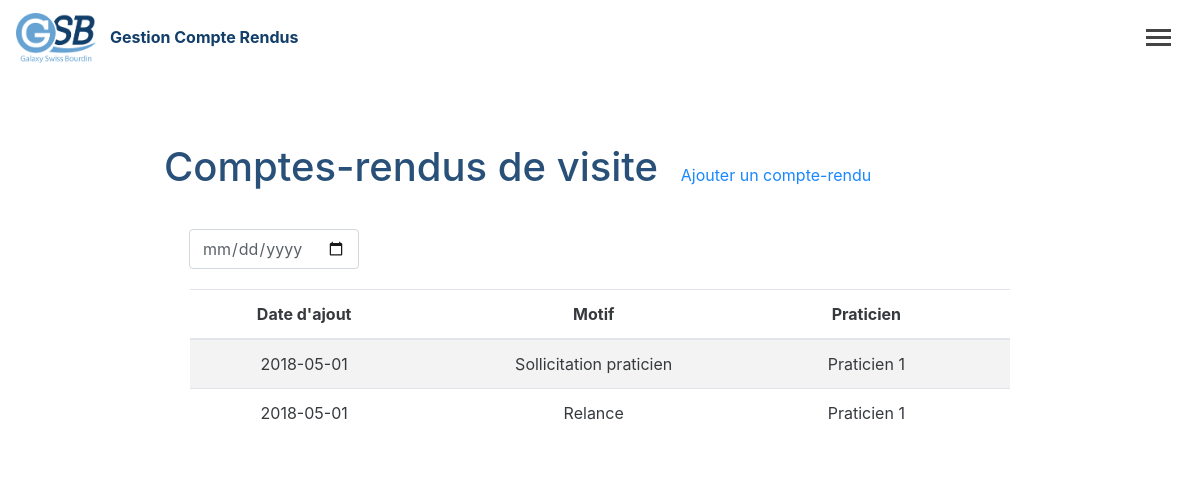
The page /compte-rendu.php (signed in) on the database its author committed.
### tables this page shows
CREATE TABLE `rapport_visit` (
  `id` int(11) NOT NULL,
  `date_visite` date DEFAULT NULL,
  `practicien` varchar(255) DEFAULT NULL,
  `coefficient` varchar(255) DEFAULT NULL,
  `remplacant` tinyint(1) DEFAULT NULL,
  `date_rap` date DEFAULT NULL,
  `motif` varchar(25) DEFAULT NULL,
  `bilan` varchar(1000) DEFAULT NULL,
  `premier_produit_presente` varchar(255) DEFAULT NULL,
  `deuxieme_produit_presente` varchar(255) DEFAULT NULL,
  `documentation_offerte` tinyint(1) DEFAULT NULL,
  `echantillons` varchar(255) DEFAULT NULL,
  `quantite_echantillon` varchar(25) DEFAULT NULL,
  `id_Visiteur` int(11) DEFAULT NULL,
  `id_Praticien` int(11) DEFAULT NULL,
  `id_Medicament` int(11) DEFAULT NULL
);

### PDO/affichage.php (called while the page is built, shortened)
<?php
function afficheCompterendu($id)
{
    $connexion = openDb();
    $sqlRequest = "SELECT * FROM rapport_visit WHERE id_Visiteur = '".$id."';";
    $result = mysqli_query($connexion, $sqlRequest);
    $res = array();
    $i = 0;
    while($data = mysqli_fetch_row($result)) {
        $res[$i]['Id'] = $data[0];
        $res[$i]['Date_visite'] = $data[1];
        $res[$i]['Praticien'] = $data[2];
        $res[$i]['Coefficient'] = $data[3];
        $res[$i]['Remplacant'] = $data[4];
        $res[$i]['Date_rap'] = $data[5];
        $res[$i]['Motif'] = $data[6];
        $res[$i]['Bilan'] = $data[7];
        $res[$i]['Premier_produit'] = $data[8];
        $res[$i]['Deuxieme_produit'] = $data[9];
        $res[$i]['Documentation'] = $data[10];
        $res[$i]['Echantillions'] = $data[11];
        $res[$i]['Quantite_echantillion'] = $data[12];
        $i++;
    }
    return $res;
}

### compte-rendu.php (the view, shortened to what this page needs)
<?php
require 'pdo/affichage.php';
?>
<!DOCTYPE html>
<html lang="fr">
   <head>
      <link href="bootstrap/css/bootstrap.css" rel="stylesheet">
      <link href="css/style.css" rel="stylesheet" type="text/css">
   </head>
   <body>
   <nav class="navbar navbar-toggleable-md navbar-light bg-faded">
            <a class="navbar-brand" href="menu.php">
                <img class="logo-nav" src="img/logo.png" alt="GSB">
            </a>
            <p class="app-frais">Gestion Compte Rendus</p>
            <button class="navbar-toggler collapsed" type="button" data-toggle="collapse" data-target="#collapsingNavbar">
                <span> </span>
                <span> </span>
                <span> </span>
            </button>
        </nav>
      <div class="container">
         <div class="row">
            <div class="white-zone2">
               <h1 class="title-page">Comptes-rendus de visite</h1>
               <a class="compte_rendu" href="ajout_compte-rendu.php">
                  <p>Ajouter un compte-rendu</p>
               </a>
               <div class="info">
                  <input id="date" type="date" class="form-control" required="" placeholder="">
               </div>
               <div class="table-responsive">
                  <table class="table table-striped">
                     <thead>
                        <tr>
                           <th scope="col">Date d'ajout</th>
                           <th scope="col">Motif</th>
                           <th scope="col">Praticien</th>
                           <th scope="col"></th>
                        </tr>
                     </thead>
                     <tbody>
                     <?php
                     $data = afficheCompterendu($_SESSION['Id']);
                     foreach ($data as $tab){
                         ?>
                         <tr>
                             <td><?php echo $tab['Date_rap'] ?></td>
                             <td><?php echo $tab['Motif'] ?></td>
                             <td><?php echo $tab['Praticien'] ?></td>
                             <td>
                             </td>
                         </tr>
                     <?php } ?>
                     </tbody>
                  </table>
               </div>
            </div>
         </div>
      </div>
   </body>
</html>

### css/style.css (style rules this page uses)
.navbar-toggler span { display: block; background-color: #444; height: 3px; width: 25px; margin-top: 4px; margin-bottom: 4px; -webkit-transform: rotate(0deg); -moz-transform: rotate(0deg); -o-transform: rotate(0deg); transform: rotate(0deg); opacity: 1; }
.navbar-toggler span:nth-child(1), .navbar-toggler span:nth-child(3) { -webkit-transition: transform .35s ease-in-out; -moz-transition: transform .35s ease-in-out; -o-transition: transform .35s ease-in-out; transition: transform .35s ease-in-out; }
.navbar-light .navbar-toggler { border-color: rgba(0, 0, 0, 0); }
.navbar.navbar-toggleable-md.navbar-light.bg-faded { background: rgba(255, 255, 255, 0.80); }
th { text-align: center; }
td { text-align: center; }
.form-control { margin-bottom: 15px; }
.table-responsive { width: 90%; margin: auto; }
.logo-nav { width: 80px; }
.app-frais { position: absolute; top: 25px; left: 110px; font-weight: bold; color: #123e6a; }
body { background: url(../img/bg.jpg) no-repeat center center fixed; -webkit-background-size: cover; -moz-background-size: cover; -o-background-size: cover; background-size: cover; }
.white-zone2 { border-radius: 15px; margin-top: 5%!important; margin: auto; background-color: white; opacity: 0.9; width: 80%; margin-bottom: 20px; }
.info { margin-left: 20px; }
.title-page { display: inline-block; margin-left: 20px; margin-top: 10px; color: #123e6a; }
#date { max-width: 170px; margin-bottom: 20px; margin-left: 25px; }
.form-control { margin: auto; margin-top: 3%; }
.compte_rendu { display: inline-block; margin-left: 2%; }
.table-responsive { margin-top: 20px; margin-bottom: 20px; }

### rows shown on the page
rapport_visit: date_rap "2018-05-01", motif "Sollicitation praticien", practicien "Praticien 1"
rapport_visit: date_rap "2018-05-01", motif "Relance", practicien "Praticien 1"
